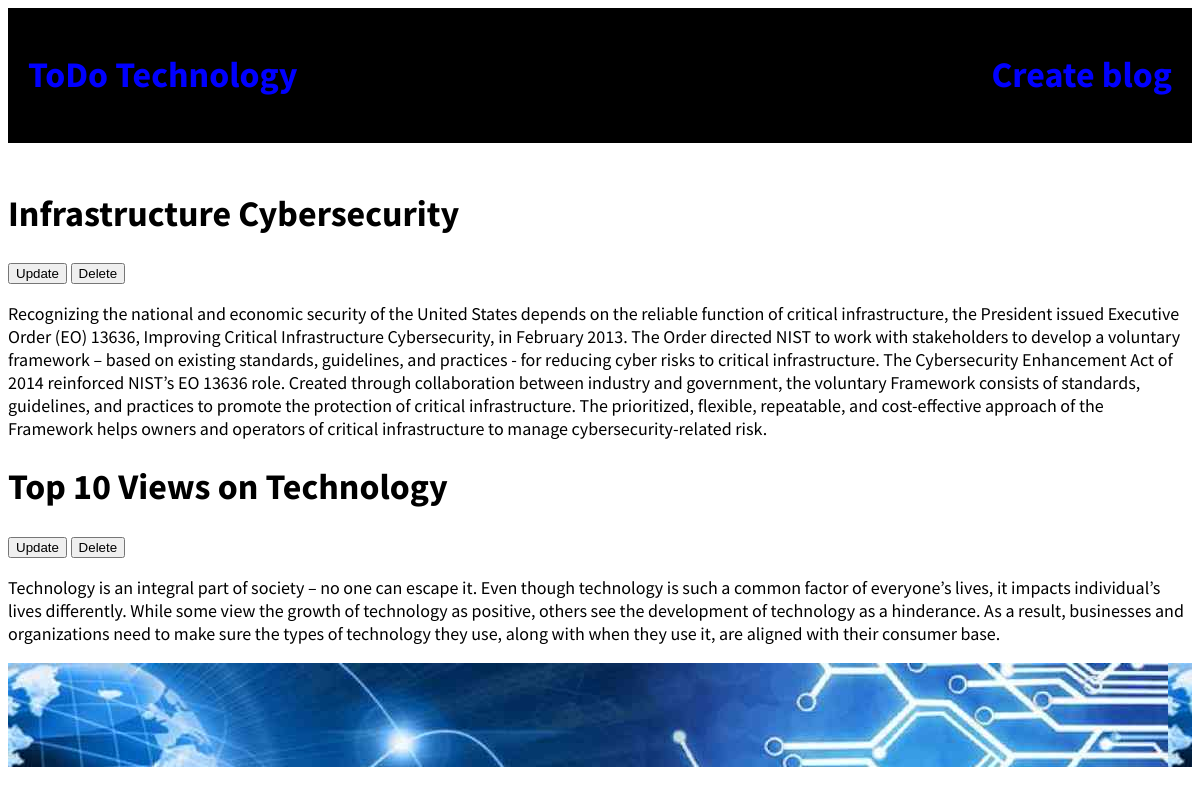
The page / on the database its author committed.
### todo/models.py (models this page shows, shortened)
class ListPage (models.Model):
    title = models.CharField(max_length = 150)
    body = models.TextField()
    create_date = models.DateField(default=timezone.now)

### todo/views.py (the view)
# urls.py: path('', TodoListView.as_view(), name="home"),
class TodoListView(ListView):
    model = ListPage
    template_name = "home.html"

### templates/home.html
{% extends 'base.html' %}
{% block content %}
{% for todo in object_list %}
<div class="post-entry">
<h1>{{todo.title}}</h1>
<a href="{% url 'todo_edit' todo.pk %}"><button>Update</button></a>
<a href="{% url 'del' todo.pk %}"> <button>Delete</button> </a>
<p>{{ todo.body }}</p>
</div>
{% endfor %}
{% endblock content %}

### templates/base.html (shortened to what this page needs)
{% load static %}
<!DOCTYPE html>
<html lang="en">
<head>
    <link href="{% static 'css/base.css' %}" rel="stylesheet">
</head>
<body>
    <header>
        <div class="nav-left">
            <h1><a href="{% url 'home'%}"> ToDo Technology </a></h1>
        </div>
        <div>
            <h1><a href="{% url 'todo_new' %}"> Create blog</a></h1>
        </div>
    </header>
        {% block content %}
        {% endblock %}
    <footer>
    </footer>
</body>
</html>

### static/css/base.css (style rules this page uses)
header h1 a { color: green; }
header { background-color: black; padding: 20px; }
body { font-family: 'Source Sans Pro', sans-serif; font-size: 18px; }
header { border-bottom: 2px solid ; margin-bottom: 3rem; display: flex; }
header h1 a { color: blue; text-decoration: none; }
.nav-left { margin-right: auto; }
footer { background-color: black; padding: 40px; background-image: url(../image/foto.jpg); }

### rows shown on the page
ListPage: title "Infrastructure Cybersecurity", body "Recognizing the national and economic security of the United States depends on the reliable function of critical infrastructure, the President issued Executive Order (EO) 13636, Improving Critical Infrastructure Cybersecurity, in February 2013. The Order directed NIST to work with stakeholders to develop a voluntary framework – based on existing standards, guidelines, and practices - for reducing cyber risks to critical infrastructure. The Cybersecurity Enhancement Act of 2014 reinforced NIST’s EO 13636 role. Created through collaboration between industry and government, the voluntary Framework consists of standards, guidelines, and practices to promote the protection of critical…"
ListPage: title "Top 10 Views on Technology", body "Technology is an integral part of society – no one can escape it. Even though technology is such a common factor of everyone’s lives, it impacts individual’s lives differently. While some view the growth of technology as positive, others see the development of technology as a hinderance. As a result, businesses and organizations need to make sure the types of technology they use, along with when they use it, are aligned with their consumer base."
